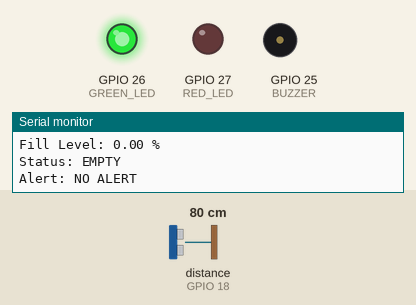
This sketch was run on a simulated ESP32. Shown: output pins drawn as LEDs (lit = HIGH), buzzer (waves = sounding), the last lines printed to the serial monitor. Wiring (from diagram.json): ultrasonic range finder: trigger GPIO 5; echo GPIO 18. The test bench sets the inputs (shaded band); at power-on: distance to the obstacle (sensor on GPIO 18) 80 cm. The echo pulse lasts 58.3 µs per cm; pins used as bus, display or sensor lines are not drawn.

Above: at 2.8 s.
2.9 s: distance to the obstacle (sensor on GPIO 18) set to 17 cm
5.6 s: distance to the obstacle (sensor on GPIO 18) set to 13 cm
At 6.5 s:
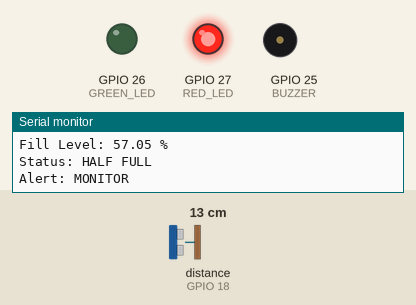
8.3 s: distance to the obstacle (sensor on GPIO 18) set to 8 cm
11.2 s: distance to the obstacle (sensor on GPIO 18) set to 5 cm
At 12.8 s:
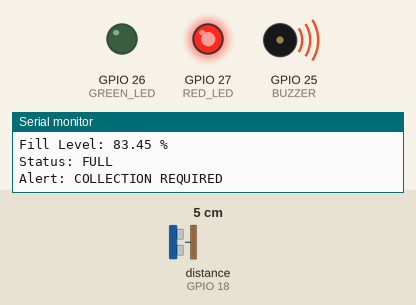
13.9 s: distance to the obstacle (sensor on GPIO 18) set to 9 cm
At 14.5 s:
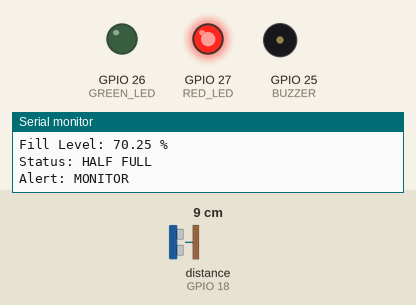
16.6 s: distance to the obstacle (sensor on GPIO 18) set to 2 cm
At 19.2 s:
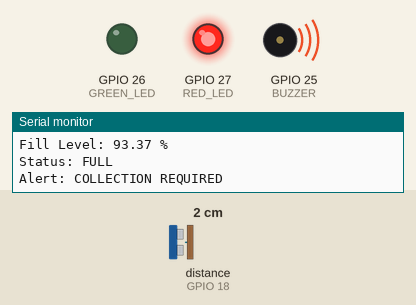
Timing chart, 0 to 20.5 s (numbered marks = the images above; inputs shaded):
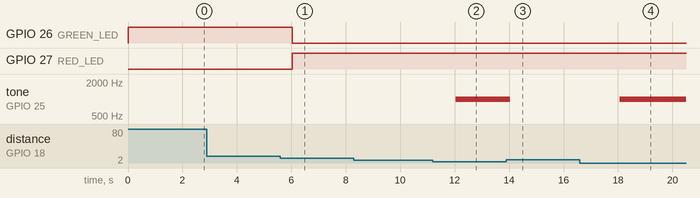

Measured:
- the behaviour switches between 16 and 15 cm on distance to the obstacle (sensor on GPIO 18) (found by bisection; images 0 and 1)
- the behaviour switches between 7 and 6 cm on distance to the obstacle (sensor on GPIO 18) (found by bisection; images 1 and 2)
- after the input at 5.6 s, GPIO 26 (GREEN_LED): HIGH → LOW after 0.43 s; GPIO 27 (RED_LED): LOW → HIGH after 0.43 s
- after the input at 11.2 s, tone on GPIO 25 (BUZZER): silent → 1000 Hz after 0.84 s
- after the input at 13.9 s, tone on GPIO 25 (BUZZER): 1000 Hz → silent after 0.15 s
- after the input at 16.6 s, tone on GPIO 25 (BUZZER): silent → 1000 Hz after 1.5 s

The sketch:

sketch.ino
```cpp
#define TRIG_PIN 5
#define ECHO_PIN 18

#define GREEN_LED 26
#define RED_LED 27
#define BUZZER 25

const float BIN_HEIGHT = 30.0; // Bin height in cm

float getDistance() {

  // Send trigger pulse
  digitalWrite(TRIG_PIN, LOW);
  delayMicroseconds(2);

  digitalWrite(TRIG_PIN, HIGH);
  delayMicroseconds(10);

  digitalWrite(TRIG_PIN, LOW);

  // Read echo pulse
  long duration = pulseIn(ECHO_PIN, HIGH, 30000);

  // Timeout protection
  if (duration == 0) {
    return BIN_HEIGHT;
  }

  float distance = duration * 0.034 / 2.0;

  // Prevent unrealistic values
  if (distance > BIN_HEIGHT) {
    distance = BIN_HEIGHT;
  }

  if (distance < 0) {
    distance = 0;
  }

  return distance;
}

void setup() {

  Serial.begin(115200);

  pinMode(TRIG_PIN, OUTPUT);
  pinMode(ECHO_PIN, INPUT);

  pinMode(GREEN_LED, OUTPUT);
  pinMode(RED_LED, OUTPUT);

  pinMode(BUZZER, OUTPUT);

  Serial.println("================================");
  Serial.println("SMART WASTE MANAGEMENT SYSTEM");
  Serial.println("================================");
}

void loop() {

  float distance = getDistance();

  float fillPercent =
      ((BIN_HEIGHT - distance) / BIN_HEIGHT) * 100.0;

  fillPercent = constrain(fillPercent, 0, 100);

  String status;
  String alertStatus;

  // Empty to Half Full
  if (fillPercent < 50) {

    digitalWrite(GREEN_LED, HIGH);
    digitalWrite(RED_LED, LOW);

    noTone(BUZZER);

    status = "EMPTY";
    alertStatus = "NO ALERT";
  }

  // Half Full
  else if (fillPercent < 80) {

    digitalWrite(GREEN_LED, LOW);
    digitalWrite(RED_LED, HIGH);

    noTone(BUZZER);

    status = "HALF FULL";
    alertStatus = "MONITOR";
  }

  // Full
  else {

    digitalWrite(GREEN_LED, LOW);
    digitalWrite(RED_LED, HIGH);

    tone(BUZZER, 1000);

    status = "FULL";
    alertStatus = "COLLECTION REQUIRED";
  }

  Serial.println("--------------------------------");
  Serial.print("Distance: ");
  Serial.print(distance);
  Serial.println(" cm");

  Serial.print("Fill Level: ");
  Serial.print(fillPercent);
  Serial.println(" %");

  Serial.print("Status: ");
  Serial.println(status);

  Serial.print("Alert: ");
  Serial.println(alertStatus);

  delay(2000);
}
```
